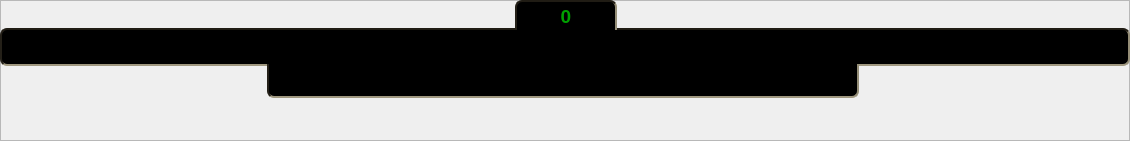
    <widget class="QFrame" name="frameAzScales">
     <property name="geometry">
      <rect>
       <x>21</x>
       <y>860</y>
       <width>1130</width>
       <height>141</height>
      </rect>
     </property>
     <property name="styleSheet">
      <string notr="true"/>
     </property>
     <property name="frameShape">
      <enum>QFrame::StyledPanel</enum>
     </property>
     <property name="frameShadow">
      <enum>QFrame::Raised</enum>
     </property>
     <widget class="QLabel" name="labelPlusMinusAzScale">
      <property name="geometry">
       <rect>
        <x>336</x>
        <y>100</y>
        <width>466</width>
        <height>26</height>
       </rect>
      </property>
      <property name="text">
       <string/>
      </property>
      <property name="pixmap">
       <pixmap resource="resgui.qrc">:/AzScales/resgui/AzimuthScales/scale05.png</pixmap>
      </property>
     </widget>
     <widget class="QLabel" name="azimuthLabel">
      <property name="enabled">
       <bool>true</bool>
      </property>
      <property name="geometry">
       <rect>
        <x>515</x>
        <y>0</y>
        <width>102</width>
        <height>30</height>
       </rect>
      </property>
      <property name="sizePolicy">
       <sizepolicy hsizetype="Ignored" vsizetype="Ignored">
        <horstretch>0</horstretch>
        <verstretch>0</verstretch>
       </sizepolicy>
      </property>
      <property name="font">
       <font>
        <family>Ubuntu</family>
        <pointsize>14</pointsize>
        <weight>75</weight>
        <bold>true</bold>
       </font>
      </property>
      <property name="styleSheet">
       <string notr="true">QFrame {
	background-color: rgb(0, 0, 0);
	border-top-left-radius: 7px;
	border-top-right-radius: 7px;
	border-top: 2px solid rgb(32, 28, 20);
	border-left: 2px solid rgb(36, 32,  24);
	border-bottom: 0px solid rgb(160, 152, 128);
	border-right: 2px solid rgb(148, 141, 118);

	color: rgb(0, 160, 0);
}
</string>
      </property>
      <property name="text">
       <string>0</string>
      </property>
      <property name="textFormat">
       <enum>Qt::AutoText</enum>
      </property>
      <property name="alignment">
       <set>Qt::AlignCenter</set>
      </property>
     </widget>
     <widget class="qLabelM" name="azimuthScale3600">
      <property name="enabled">
       <bool>true</bool>
      </property>
      <property name="geometry">
       <rect>
        <x>267</x>
        <y>64</y>
        <width>592</width>
        <height>34</height>
       </rect>
      </property>
      <property name="sizePolicy">
       <sizepolicy hsizetype="Ignored" vsizetype="Ignored">
        <horstretch>0</horstretch>
        <verstretch>0</verstretch>
       </sizepolicy>
      </property>
      <property name="mouseTracking">
       <bool>true</bool>
      </property>
      <property name="tabletTracking">
       <bool>true</bool>
      </property>
      <property name="styleSheet">
       <string notr="true">QFrame {
	background-color: rgb(0, 0, 0);
	border-bottom-left-radius: 7px;
	border-bottom-right-radius: 7px;
	border-top: 0px solid rgb(18, 16, 14);
	border-left: 2px solid rgb(36, 32,  24);
	border-bottom: 2px solid rgb(160, 152, 128);
	border-right: 2px solid rgb(148, 141, 118);
}
</string>
      </property>
      <property name="text">
       <string>azimuthScale3600</string>
      </property>
      <property name="alignment">
       <set>Qt::AlignLeading|Qt::AlignLeft|Qt::AlignTop</set>
      </property>
     </widget>
     <widget class="qLabelM" name="azimuthScale360">
      <property name="enabled">
       <bool>true</bool>
      </property>
      <property name="geometry">
       <rect>
        <x>0</x>
        <y>28</y>
        <width>1130</width>
        <height>38</height>
       </rect>
      </property>
      <property name="sizePolicy">
       <sizepolicy hsizetype="Ignored" vsizetype="Ignored">
        <horstretch>0</horstretch>
        <verstretch>0</verstretch>
       </sizepolicy>
      </property>
      <property name="mouseTracking">
       <bool>true</bool>
      </property>
      <property name="tabletTracking">
       <bool>true</bool>
      </property>
      <property name="styleSheet">
       <string notr="true">/*
QFrame {border-image: url(:/back/backapp/resgui/background/backicoBlack.png) 4 4 4 4;
border-top: 4px transparent;
border-bottom: 4px transparent;
border-left: 4px transparent;
border-right: 4px transparent;
}
*/
QFrame {
	background-color: rgb(0, 0, 0);
	border-radius: 7px;
	border-top: 2px solid rgb(32, 28, 20);
	border-left: 2px solid rgb(36, 32,  24);
	border-bottom: 2px solid rgb(160, 152, 128);
	border-right: 2px solid rgb(148, 141, 118);
}
</string>
      </property>
      <property name="text">
       <string>azimuthScale360</string>
      </property>
      <property name="alignment">
       <set>Qt::AlignLeading|Qt::AlignLeft|Qt::AlignVCenter</set>
      </property>
     </widget>
     <zorder>labelPlusMinusAzScale</zorder>
     <zorder>azimuthScale360</zorder>
     <zorder>azimuthScale3600</zorder>
     <zorder>azimuthLabel</zorder>
    </widget>
